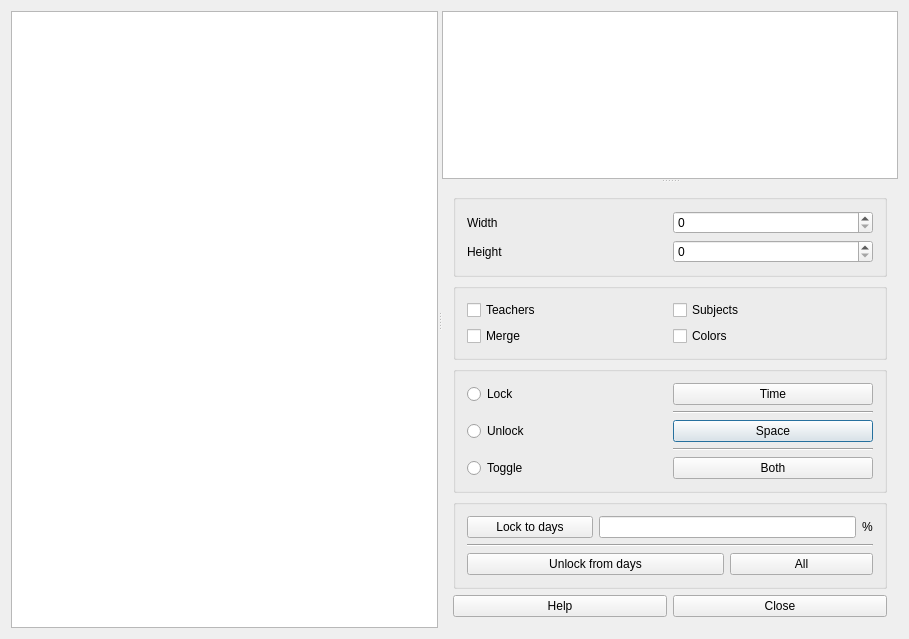
<?xml version="1.0" encoding="UTF-8"?>
<ui version="4.0">
 <class>TimetableViewStudentsTimeHorizontalForm_template</class>
 <widget class="QDialog" name="TimetableViewStudentsTimeHorizontalForm_template">
  <property name="geometry">
   <rect>
    <x>0</x>
    <y>0</y>
    <width>909</width>
    <height>639</height>
   </rect>
  </property>
  <property name="windowTitle">
   <string extracomment="Title of dialog to view the students timetable">View students time horizontal timetable</string>
  </property>
  <layout class="QGridLayout" name="gridLayout_5">
   <item row="0" column="0">
    <widget class="QSplitter" name="horizontalSplitter">
     <property name="orientation">
      <enum>Qt::Orientation::Horizontal</enum>
     </property>
     <widget class="QTableWidget" name="studentsTimetableTable"/>
     <widget class="QSplitter" name="verticalSplitter">
      <property name="orientation">
       <enum>Qt::Orientation::Vertical</enum>
      </property>
      <widget class="QTextEdit" name="detailsTextEdit"/>
      <widget class="QWidget" name="layoutWidget">
       <layout class="QVBoxLayout" name="verticalLayout">
        <item>
         <widget class="QGroupBox" name="groupBox_3">
          <property name="title">
           <string/>
          </property>
          <layout class="QGridLayout" name="gridLayout">
           <item row="0" column="0">
            <layout class="QHBoxLayout" name="horizontalLayout_3">
             <item>
              <widget class="QLabel" name="label">
               <property name="text">
                <string>Width</string>
               </property>
              </widget>
             </item>
             <item>
              <widget class="QSpinBox" name="widthSpinBox"/>
             </item>
            </layout>
           </item>
           <item row="1" column="0">
            <layout class="QHBoxLayout" name="horizontalLayout_4">
             <item>
              <widget class="QLabel" name="heightLabel">
               <property name="text">
                <string>Height</string>
               </property>
              </widget>
             </item>
             <item>
              <widget class="QSpinBox" name="heightSpinBox"/>
             </item>
            </layout>
           </item>
          </layout>
         </widget>
        </item>
        <item>
         <widget class="QGroupBox" name="groupBox_6">
          <property name="title">
           <string/>
          </property>
          <layout class="QGridLayout" name="gridLayout_6">
           <item row="0" column="0">
            <widget class="QCheckBox" name="teachersCheckBox">
             <property name="text">
              <string>Teachers</string>
             </property>
            </widget>
           </item>
           <item row="0" column="1">
            <widget class="QCheckBox" name="subjectsCheckBox">
             <property name="text">
              <string>Subjects</string>
             </property>
            </widget>
           </item>
           <item row="1" column="0">
            <widget class="QCheckBox" name="spanCheckBox">
             <property name="text">
              <string extracomment="It means that the cells for the same activity will be merged.">Merge</string>
             </property>
            </widget>
           </item>
           <item row="1" column="1">
            <widget class="QCheckBox" name="colorsCheckBox">
             <property name="text">
              <string extracomment="It means to use colors in the timetable view.">Colors</string>
             </property>
            </widget>
           </item>
          </layout>
         </widget>
        </item>
        <item>
         <layout class="QHBoxLayout" name="horizontalLayout">
          <item>
           <widget class="QGroupBox" name="groupBox_2">
            <property name="title">
             <string/>
            </property>
            <layout class="QGridLayout" name="gridLayout_2">
             <item row="0" column="0">
              <widget class="QRadioButton" name="lockRadioButton">
               <property name="text">
                <string>Lock</string>
               </property>
              </widget>
             </item>
             <item row="2" column="1">
              <widget class="QPushButton" name="lockSpacePushButton">
               <property name="text">
                <string extracomment="This is a button in a timetable view dialog (There are 3 buttons in total, user can toggle locked/unlocked time, space or both).">Space</string>
               </property>
              </widget>
             </item>
             <item row="2" column="0">
              <widget class="QRadioButton" name="unlockRadioButton">
               <property name="text">
                <string>Unlock</string>
               </property>
              </widget>
             </item>
             <item row="0" column="1">
              <widget class="QPushButton" name="lockTimePushButton">
               <property name="text">
                <string extracomment="This is a button in a timetable view dialog (There are 3 buttons in total, user can toggle locked/unlocked time, space or both).">Time</string>
               </property>
              </widget>
             </item>
             <item row="4" column="0">
              <widget class="QRadioButton" name="toggleRadioButton">
               <property name="text">
                <string>Toggle</string>
               </property>
              </widget>
             </item>
             <item row="1" column="1">
              <widget class="Line" name="line">
               <property name="orientation">
                <enum>Qt::Orientation::Horizontal</enum>
               </property>
              </widget>
             </item>
             <item row="4" column="1">
              <widget class="QPushButton" name="lockTimeSpacePushButton">
               <property name="text">
                <string extracomment="This is a button in a timetable view dialog (There are 3 buttons in total, user can toggle locked/unlocked time, space or both).">Both</string>
               </property>
               <property name="shortcut">
                <string/>
               </property>
              </widget>
             </item>
             <item row="3" column="1">
              <widget class="Line" name="line_2">
               <property name="orientation">
                <enum>Qt::Orientation::Horizontal</enum>
               </property>
              </widget>
             </item>
            </layout>
           </widget>
          </item>
         </layout>
        </item>
        <item>
         <widget class="QGroupBox" name="groupBox_5">
          <property name="title">
           <string/>
          </property>
          <layout class="QGridLayout" name="gridLayout_3">
           <item row="0" column="1" colspan="2">
            <widget class="QLineEdit" name="lockToDaysWeightLineEdit"/>
           </item>
           <item row="0" column="0">
            <widget class="QPushButton" name="lockToDaysPushButton">
             <property name="text">
              <string>Lock to days</string>
             </property>
            </widget>
           </item>
           <item row="2" column="0" colspan="2">
            <widget class="QPushButton" name="unlockFromDaysPushButton">
             <property name="text">
              <string>Unlock from days</string>
             </property>
            </widget>
           </item>
           <item row="1" column="0" colspan="4">
            <widget class="Line" name="line_4">
             <property name="orientation">
              <enum>Qt::Orientation::Horizontal</enum>
             </property>
            </widget>
           </item>
           <item row="2" column="2" colspan="2">
            <widget class="QPushButton" name="unlockAllFromDaysPushButton">
             <property name="text">
              <string comment="It refers to activities">All</string>
             </property>
            </widget>
           </item>
           <item row="0" column="3">
            <widget class="QLabel" name="lockToDaysWeightLabel">
             <property name="sizePolicy">
              <sizepolicy hsizetype="Maximum" vsizetype="Preferred">
               <horstretch>0</horstretch>
               <verstretch>0</verstretch>
              </sizepolicy>
             </property>
             <property name="text">
              <string comment="The percentage symbol">%</string>
             </property>
            </widget>
           </item>
          </layout>
         </widget>
        </item>
        <item>
         <layout class="QHBoxLayout" name="horizontalLayout_2">
          <item>
           <widget class="QPushButton" name="helpPushButton">
            <property name="text">
             <string>Help</string>
            </property>
           </widget>
          </item>
          <item>
           <widget class="QPushButton" name="closePushButton">
            <property name="text">
             <string>Close</string>
            </property>
           </widget>
          </item>
         </layout>
        </item>
       </layout>
      </widget>
     </widget>
    </widget>
   </item>
  </layout>
 </widget>
 <layoutdefault spacing="6" margin="11"/>
 <resources/>
 <connections/>
</ui>
